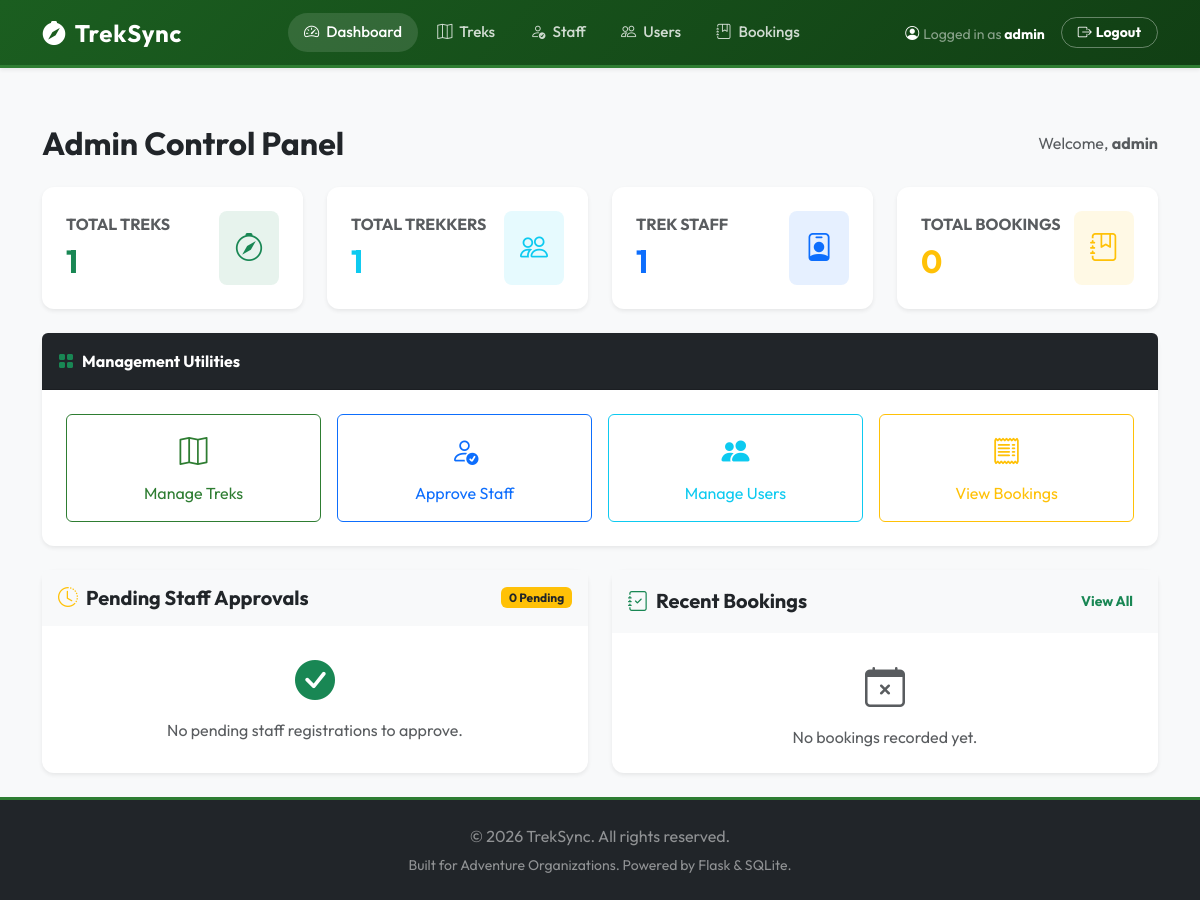
The app's page /admin/dashboard (signed in), older data.
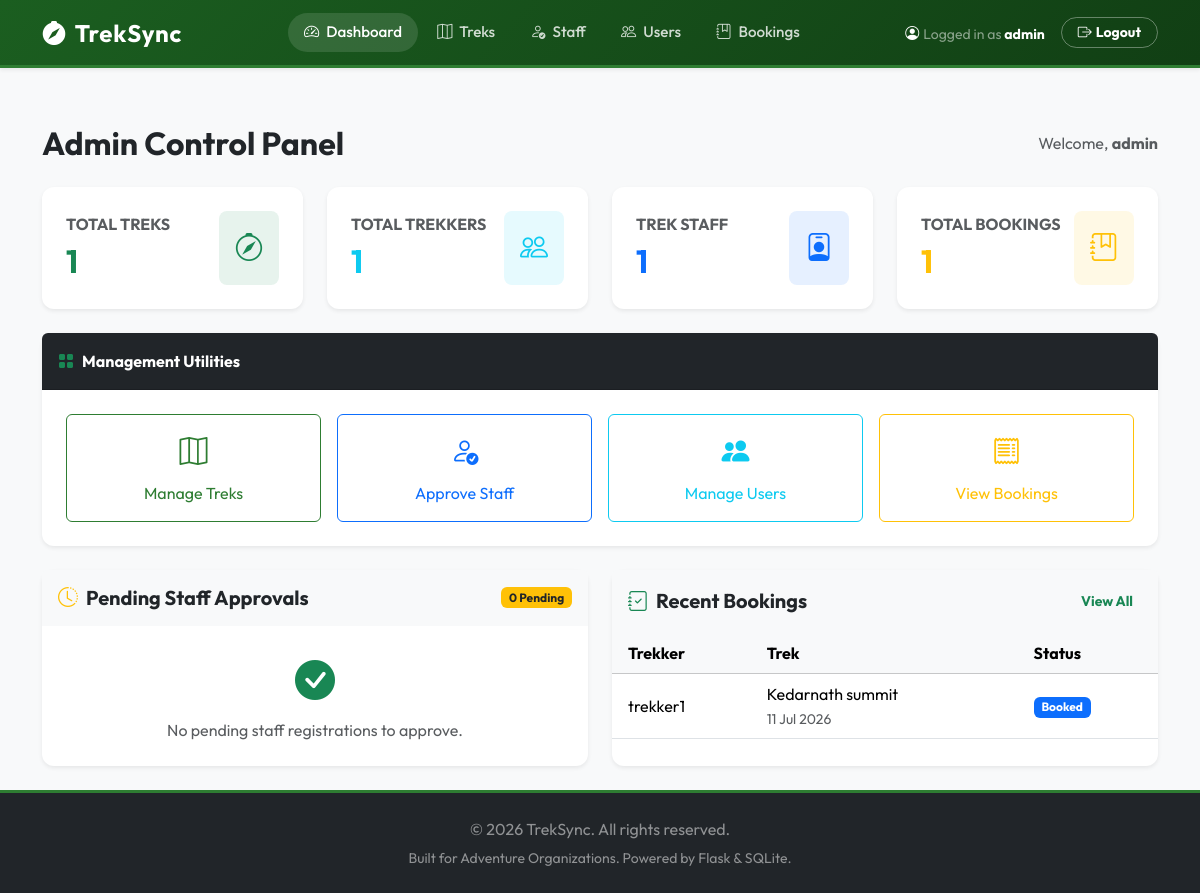
The same page, newer data.
### models.py (models this page shows, shortened)
class Booking(db.Model):
    __tablename__ = 'booking'
    id = db.Column(db.Integer, primary_key=True)
    user_id = db.Column(db.Integer, db.ForeignKey('user.id'), nullable=False)
    trek_id = db.Column(db.Integer, db.ForeignKey('trek.id'), nullable=False)
    booking_date = db.Column(db.DateTime, default=datetime.utcnow)
    status = db.Column(db.String(20), default='Booked')  # 'Booked', 'Cancelled', 'Completed'
    user = db.relationship('User', back_populates='bookings')
    trek = db.relationship('Trek', back_populates='bookings')

class User(db.Model, UserMixin):
    __tablename__ = 'user'
    id = db.Column(db.Integer, primary_key=True)
    username = db.Column(db.String(80), unique=True, nullable=False)
    email = db.Column(db.String(120), unique=True, nullable=False)
    password_hash = db.Column(db.String(255), nullable=False)
    role = db.Column(db.String(20), nullable=False)  # 'admin', 'staff', 'trekker'
    is_active = db.Column(db.Boolean, default=True)  # Admin can deactivate
    is_blacklisted = db.Column(db.Boolean, default=False)  # Admin can blacklist
    profile = db.relationship('StaffProfile', back_populates='user', uselist=False, cascade="all, delete-orphan")
    bookings = db.relationship('Booking', back_populates='user', cascade="all, delete-orphan")
    assigned_treks = db.relationship('Trek', back_populates='staff', foreign_keys='Trek.staff_id')

class Trek(db.Model):
    __tablename__ = 'trek'
    id = db.Column(db.Integer, primary_key=True)
    name = db.Column(db.String(100), nullable=False)
    location = db.Column(db.String(100), nullable=False)
    difficulty = db.Column(db.String(20), nullable=False)  # 'Easy', 'Moderate', 'Hard'
    duration = db.Column(db.Integer, nullable=False)  # in days
    max_slots = db.Column(db.Integer, nullable=False)
    available_slots = db.Column(db.Integer, nullable=False)
    staff_id = db.Column(db.Integer, db.ForeignKey('user.id'), nullable=True)  # Assigned staff
    status = db.Column(db.String(20), default='Pending')  # 'Pending', 'Approved', 'Open', 'Closed', 'Completed'
    start_date = db.Column(db.Date, nullable=False)
    end_date = db.Column(db.Date, nullable=False)
    staff = db.relationship('User', back_populates='assigned_treks', foreign_keys=[staff_id])
    bookings = db.relationship('Booking', back_populates='trek', cascade="all, delete-orphan")

### app.py (the view)
@app.route('/admin/dashboard')
@login_required
@admin_required
def admin_dashboard():
    stats = {
        'total_treks': Trek.query.count(),
        'total_trekkers': User.query.filter_by(role='trekker').count(),
        'total_staff': User.query.filter_by(role='staff').count(),
        'total_bookings': Booking.query.count()
    }
    pending_staff = StaffProfile.query.filter_by(status='pending').all()
    recent_bookings = Booking.query.order_by(Booking.booking_date.desc()).limit(5).all()
    return render_template('admin/dashboard.html', stats=stats, pending_staff=pending_staff, recent_bookings=recent_bookings)

### app.py (called while the page is built)
@login_manager.user_loader
def load_user(user_id):
    return User.query.get(int(user_id))

def admin_required(f):
    @wraps(f)
    def decorated_function(*args, **kwargs):
        if not current_user.is_authenticated or current_user.role != 'admin':
            flash('Access denied. Admin role required.', 'error')
            return redirect(url_for('home'))
        return f(*args, **kwargs)
    return decorated_function

### templates/admin/dashboard.html (shortened to what the changed rows need)
{% extends "base.html" %}
{% block content %}
<div class="container">
    <div class="d-flex justify-content-between align-items-center mb-4">
        <h1 class="h2 fw-bold mb-0">Admin Control Panel</h1>
    </div>
    <div class="row g-4 mb-4">
        <div class="col-md-3">
            <div class="card stat-card treks border-0 h-100 bg-white shadow-sm">
                <div class="card-body d-flex align-items-center justify-content-between p-4">
                    <div>
                        <h2 class="fw-bold mb-0 text-success">{{ stats.total_treks }}</h2>
                    </div>
                </div>
            </div>
        </div>
        <div class="col-md-3">
            <div class="card stat-card users border-0 h-100 bg-white shadow-sm">
                <div class="card-body d-flex align-items-center justify-content-between p-4">
                    <div>
                        <h2 class="fw-bold mb-0 text-info">{{ stats.total_trekkers }}</h2>
                    </div>
                </div>
            </div>
        </div>
        <div class="col-md-3">
            <div class="card stat-card staff border-0 h-100 bg-white shadow-sm">
                <div class="card-body d-flex align-items-center justify-content-between p-4">
                    <div>
                        <h2 class="fw-bold mb-0 text-primary">{{ stats.total_staff }}</h2>
                    </div>
                </div>
            </div>
        </div>
        <div class="col-md-3">
            <div class="card stat-card bookings border-0 h-100 bg-white shadow-sm">
                <div class="card-body d-flex align-items-center justify-content-between p-4">
                    <div>
                        <h6 class="text-muted text-uppercase mb-2 font-size-xs fw-bold">Total Bookings</h6>
                        <h2 class="fw-bold mb-0 text-warning">{{ stats.total_bookings }}</h2>
                    </div>
                </div>
            </div>
        </div>
    </div>
    <div class="row g-4">
        <div class="col-lg-6">
            <div class="card border-0 shadow-sm h-100">
                <div class="card-body p-0">
                    {% if recent_bookings %}
                        <div class="table-responsive">
                            <table class="table table-hover align-middle mb-0">
                                <thead class="table-light">
                                    <tr>
                                        <th class="ps-3">Trekker</th>
                                        <th>Trek</th>
                                        <th>Status</th>
                                    </tr>
                                </thead>
                                <tbody>
                                    {% for booking in recent_bookings %}
                                        <tr>
                                            <td class="ps-3 font-semibold">{{ booking.user.username }}</td>
                                            <td>
                                                <span class="d-block font-semibold">{{ booking.trek.name }}</span>
                                                <small class="text-muted">{{ booking.booking_date.strftime('%d %b %Y') }}</small>
                                            </td>
                                            <td>
                                                <span class="badge text-capitalize
                                                    {% if booking.status == 'booked' or booking.status == 'Booked' %}bg-primary
                                                    {% elif booking.status == 'cancelled' or booking.status == 'Cancelled' %}bg-danger
                                                    {% else %}bg-secondary{% endif %}">
                                                    {{ booking.status }}
                                                </span>
                                            </td>
                                        </tr>
                                    {% endfor %}
                                </tbody>
                            </table>
                        </div>
                    {% else %}
                        <div class="p-4 text-center text-muted">
                            <i class="bi bi-calendar-x fs-1 mb-2 d-block"></i>
                            No bookings recorded yet.
                        </div>
                    {% endif %}
                </div>
            </div>
        </div>
    </div>
</div>
{% endblock %}

Row changes from the older to the newer data that the page shows:
added Booking: user.username "trekker1", trek.name "Kedarnath summit", booking_date "11 Jul 2026", status "Booked"
Text that changed along with them:
{{ stats.total_bookings }}: "0" → "1"
text no longer shown: "No bookings recorded yet."
text now shown: "Trekker Trek Status"
